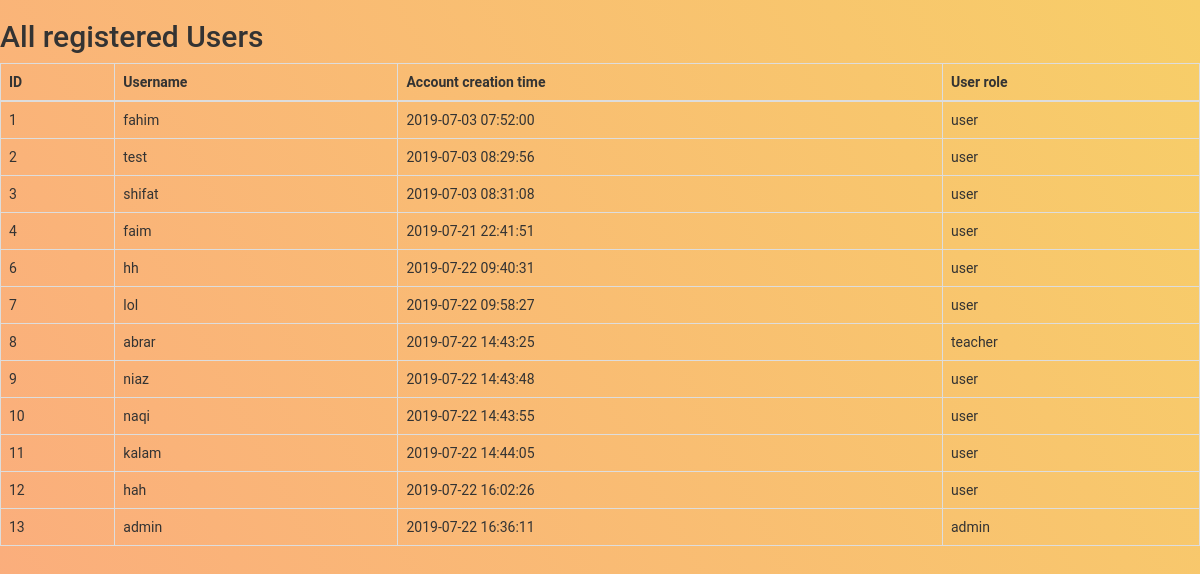
/admin/seeallusers.php, run on the app's committed database.
### tables this page shows
CREATE TABLE `users` (
  `id` int(11) NOT NULL,
  `username` varchar(50) NOT NULL,
  `password` varchar(255) NOT NULL,
  `created_at` datetime DEFAULT current_timestamp(),
  `userstatus` varchar(8) NOT NULL DEFAULT 'user'
);

### admin/seeallusers.php (the view, shortened to what this page needs)
<!DOCTYPE html>
<html lang="en">
<head>
  <link rel="stylesheet" href="https://maxcdn.bootstrapcdn.com/bootstrap/3.4.0/css/bootstrap.min.css">
  <link rel="stylesheet" href="style.css">
</head>
<body>
<h2>All registered Users</h2>
<div class="bs-docs-example">
    <div id="myTabContent" class="tab-content">
        <div class="tab-pane fade in active" id="cse">
            <table class="table table-bordered">
                <thead>
                    <tr>
                        <th>ID </th>
                        <th>Username</th>
                        <th>Account creation time</th>
                        <th>User role</th>
                    </tr>
                </thead>
                <tbody>
                <?php
$conn = mysqli_connect("localhost", "root", "", "testsite");
$sql = "SELECT id, username, created_at, userstatus FROM users";
$result = $conn->query($sql);
if ($result->num_rows > 0) {
while($row = mysqli_fetch_array($result)) {
        echo "<tr>";
        echo "<td>" . $row['id'] . "</td>";
        echo "<td>" . $row['username'] . "</td>";
        echo "<td>" . $row['created_at'] . "</td>";
        echo "<td>" . $row['userstatus'] . "</td>";
        echo "<tr>";
    }
echo "</table>";
} else { echo "0 results"; }
?>
        </div>
        </body>
        </html>

### style.css (style rules this page uses)
body { background-color: #FBAB7E; background-image: linear-gradient(62deg, #FBAB7E 0%, #F7CE68 100%); height: 100%; margin: 0; background-repeat: no-repeat; background-attachment: fixed; font-family: 'Roboto', sans-serif; }
html { height: 100%; }

### data on the page
users: id "1", username "fahim", created_at "2019-07-03 07:52:00", userstatus "user"
users: id "2", username "test", created_at "2019-07-03 08:29:56", userstatus "user"
users: id "3", username "shifat", created_at "2019-07-03 08:31:08", userstatus "user"
users: id "4", username "faim", created_at "2019-07-21 22:41:51", userstatus "user"
users: id "6", username "hh", created_at "2019-07-22 09:40:31", userstatus "user"
users: id "7", username "lol", created_at "2019-07-22 09:58:27", userstatus "user"
users: id "8", username "abrar", created_at "2019-07-22 14:43:25", userstatus "teacher"
users: id "9", username "niaz", created_at "2019-07-22 14:43:48", userstatus "user"
users: id "10", username "naqi", created_at "2019-07-22 14:43:55", userstatus "user"
users: id "11", username "kalam", created_at "2019-07-22 14:44:05", userstatus "user"
users: id "12", username "hah", created_at "2019-07-22 16:02:26", userstatus "user"
users: id "13", username "admin", created_at "2019-07-22 16:36:11", userstatus "admin"
